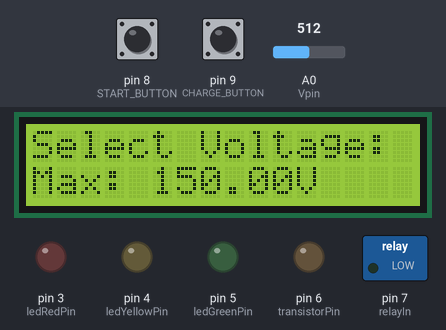
This sketch was run on a simulated Arduino Uno, built with avr-gcc and run on an emulated ATmega328P. On the bench: 16×2 character LCD, switched loads named in the sketch (green lamp = pin HIGH), output pins drawn as LEDs (lit = HIGH). The inputs (shaded band) are chosen by the test bench; at power-on: pin 9 (CHARGE_BUTTON) HIGH, pin 8 (START_BUTTON) HIGH, A0 (Vpin) = 512. What the sketch prints to the serial monitor is not drawn.

Above: at 1.2 s.
1.3 s: pin 9 (CHARGE_BUTTON) pulled LOW for 0.15 s
At 2.8 s:
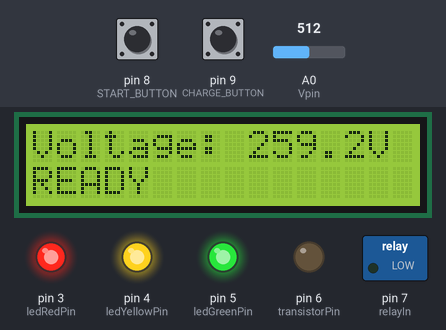
4.4 s: pin 9 (CHARGE_BUTTON) pulled LOW for 1 s
At 5.5 s:
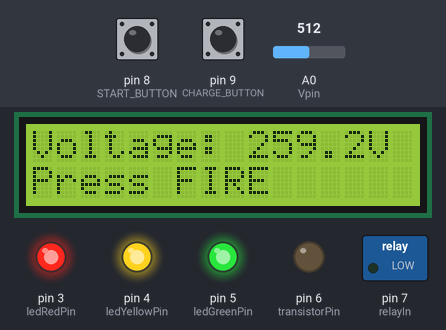
6.9 s: pin 8 (START_BUTTON) pulled LOW for 0.15 s
At 8.5 s:
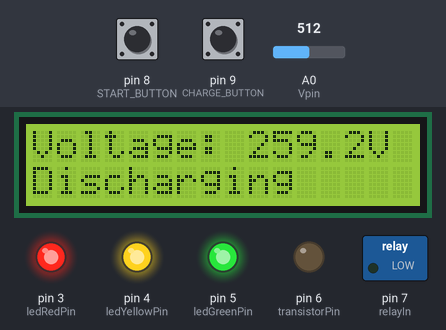
10.0 s: A0 (Vpin) set to 273
At 11.56 s:
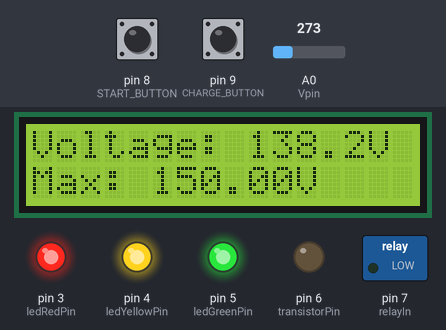
11.7 s: A0 (Vpin) set to 258
At 13.1 s:
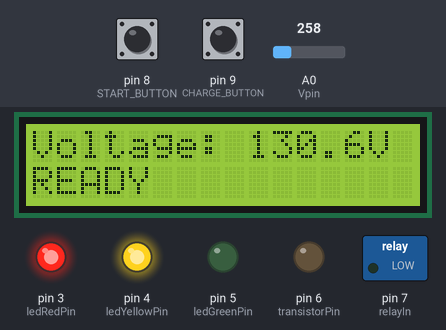
14.7 s: pin 9 (CHARGE_BUTTON) pulled LOW for 0.15 s
At 14.81 s:
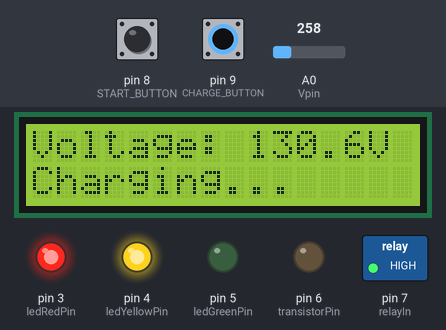
Timing chart, 0 to 17.4 s (numbered marks = the images above; inputs shaded):
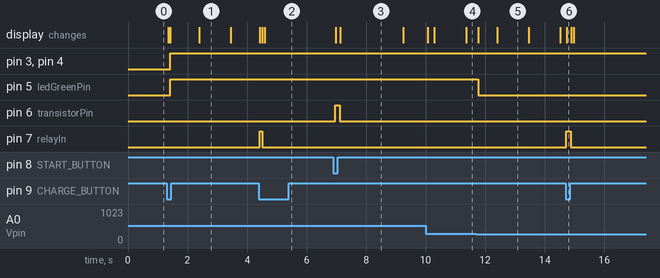

Measured:
- the behaviour switches between 267 and 266 on A0 (Vpin) (found by bisection; images 4 and 5)
- after the input at 1.3 s, pin 3 (ledRedPin), pin 4 (ledYellowPin), pin 5 (ledGreenPin): LOW → HIGH after 0.12 s; the display: first changes after 0.05 s (image 1 shows a later state)
- after the input at 4.4 s, pin 7 (relayIn): LOW → HIGH at once, → LOW 0.08 s later; the display: first changes at once (image 2 shows a later state)
- after the input at 6.9 s, pin 6 (transistorPin): LOW → HIGH after 0.06 s, → LOW 0.15 s later; the display: first changes after 0.07 s (image 3 shows a later state)
- after the input at 10.0 s, the display: changes after 0.07 s (image 4)
- after the input at 11.7 s, pin 5 (ledGreenPin): HIGH → LOW after 0.07 s; the display: first changes after 0.07 s (image 5 shows a later state)
- after the input at 14.7 s, pin 7 (relayIn): LOW → HIGH at once, → LOW 0.15 s later; the display: changes at once (image 6)

The sketch:

sketch.ino
```cpp
#include <Wire.h>
#include <LiquidCrystal_I2C.h>
#include <math.h>

LiquidCrystal_I2C lcd(0x27,16,2);
int Vpin = A0;
float totalResistance;
float arduinoResistance;
float arduinoAnlogVoltage;
float arduinoVoltage;
float trueVoltage;

// Напряжения для разных режимов
const float voltageLevels[] = {150.0, 200.0, 250.0, 300.0};
const int numVoltageLevels = 4;
int currentVoltageIndex = 0;
float maxVoltage = voltageLevels[currentVoltageIndex];

const size_t relayIn = 7;
const size_t START_BUTTON = 8;
const size_t CHARGE_BUTTON = 9;

int ledRedPin = 3;
int ledYellowPin = 4;
int ledGreenPin = 5;

enum SystemState {
  VOLTAGE_SELECT, // Выбор напряжения
  IDLE,           // Ожидание зарядки
  CHARGING,       // Зарядка
  CHARGED,        // Заряжено
  FIRING,        // Выстрел
  READY          // Готов к новой зарядке
};

SystemState currentState = VOLTAGE_SELECT;
bool lastChargeButtonState = HIGH;
bool lastStartButtonState = HIGH;

const int transistorPin = 6;

unsigned long firingStartTime = 0;
const unsigned long FIRING_DURATION = 100; // Длительность импульса выстрела (мс)
const unsigned long READY_DELAY = 1000;    // Задержка перед готовностью (мс)

// Переменные для мигания текста в состоянии READY
unsigned long lastDisplayChangeTime = 0;
const unsigned long DISPLAY_CHANGE_INTERVAL = 1000; // Интервал смены текста (мс)
bool showReadyText = true; // Флаг для определения, что показывать

// Флаг для предотвращения многократного срабатывания при долгом нажатии
bool fireButtonPressedInIdle = false;

void setup() {
  Serial.begin(9600);
  Serial.println("Program started");

  lcd.init();
  lcd.backlight();

  lcd.print("Select Voltage:");
  lcd.setCursor(0, 1);
  lcd.print("Max: ");
  lcd.print(maxVoltage);
  lcd.print("V     ");

  pinMode(transistorPin, OUTPUT);
  digitalWrite(transistorPin, LOW);

  pinMode(ledRedPin, OUTPUT);
  pinMode(ledYellowPin, OUTPUT);
  pinMode(ledGreenPin, OUTPUT);

  pinMode(relayIn, OUTPUT);
  digitalWrite(relayIn, LOW);

  pinMode(CHARGE_BUTTON, INPUT_PULLUP);
  pinMode(START_BUTTON, INPUT_PULLUP);

  lastDisplayChangeTime = millis();
}

void loop() {
  bool chargeButtonState = digitalRead(CHARGE_BUTTON);
  bool startButtonState = digitalRead(START_BUTTON);

  updateVoltage();

  controlLEDs();

  switch(currentState) {
    case VOLTAGE_SELECT:
      handleVoltageSelectState(startButtonState, chargeButtonState);
      break;

    case IDLE:
      handleIdleState(chargeButtonState, startButtonState);
      break;

    case CHARGING:
      handleChargingState(chargeButtonState);
      break;

    case CHARGED:
      handleChargedState(startButtonState);
      break;

    case FIRING:
      handleFiringState();
      break;

    case READY:
      handleReadyState();
      break;
  }

  // Сохраняем состояния кнопок для следующего цикла
  lastChargeButtonState = chargeButtonState;
  lastStartButtonState = startButtonState;

  delay(50);
}

void updateVoltage() {
  totalResistance = 1009750;
  arduinoResistance = 9750;
  arduinoAnlogVoltage = analogRead(Vpin);
  arduinoVoltage = arduinoAnlogVoltage / 1023 * 5.0;
  trueVoltage = arduinoVoltage * totalResistance / arduinoResistance;

  // Обновление дисплея (верхняя строка)
  if (currentState != VOLTAGE_SELECT) {
    lcd.setCursor(0, 0);
    lcd.print("Voltage: ");
    lcd.setCursor(9, 0);
    lcd.print(trueVoltage, 1);
    lcd.print("V   ");
  }
}

void controlLEDs() {
  // В состоянии выбора напряжения все светодиоды выключены
  if (currentState == VOLTAGE_SELECT) {
    digitalWrite(ledRedPin, LOW);
    digitalWrite(ledYellowPin, LOW);
    digitalWrite(ledGreenPin, LOW);
    return;
  }

  // Красный светодиод - есть любое напряжение
  if (trueVoltage > 0.1) {
    digitalWrite(ledRedPin, HIGH);
  } else {
    digitalWrite(ledRedPin, LOW);
  }

  // Желтый светодиод - напряжение > 50% от максимального
  if (trueVoltage > 0.5 * maxVoltage) {
    digitalWrite(ledYellowPin, HIGH);
  } else {
    digitalWrite(ledYellowPin, LOW);
  }

  // Зеленый светодиод - напряжение > 90% от максимального
  if (trueVoltage > 0.9 * maxVoltage) {
    digitalWrite(ledGreenPin, HIGH);
  } else {
    digitalWrite(ledGreenPin, LOW);
  }
}

void updateReadyDisplay() {
  // Проверяем, нужно ли обновить дисплей
  if (millis() - lastDisplayChangeTime >= DISPLAY_CHANGE_INTERVAL) {
    lastDisplayChangeTime = millis();
    showReadyText = !showReadyText; // Переключаем флаг

    lcd.setCursor(0, 1);
    lcd.print("                "); // Очищаем строку

    if (showReadyText) {
      lcd.setCursor(0, 1);
      lcd.print("READY");
    } else {
      lcd.setCursor(0, 1);
      lcd.print("Max: ");
      lcd.print(maxVoltage);
      lcd.print("V");
    }
  }
}

void handleVoltageSelectState(bool startButtonState, bool chargeButtonState) {

  if (startButtonState == LOW && lastStartButtonState == HIGH) {
    // Переключаем на следующий уровень напряжения
    currentVoltageIndex = (currentVoltageIndex + 1) % numVoltageLevels;
    maxVoltage = voltageLevels[currentVoltageIndex];

    Serial.print("Voltage level changed to: ");
    Serial.println(maxVoltage);

    // Обновляем дисплей
    lcd.setCursor(0, 1);
    lcd.print("Max: ");
    lcd.print(maxVoltage);
    lcd.print("V     ");

    // Мигаем зеленым светодиодом для индикации изменения
    digitalWrite(ledGreenPin, HIGH);
    delay(100);
    digitalWrite(ledGreenPin, LOW);
  }

  // Нажатие кнопки зарядки подтверждает выбор и переходит к режиму IDLE
  if (chargeButtonState == LOW && lastChargeButtonState == HIGH) {
    currentState = IDLE;
    fireButtonPressedInIdle = false; // Сбрасываем флаг
    Serial.println("Voltage selected, going to IDLE mode");

    // Обновляем дисплей для состояния IDLE
    lcd.clear();
    lcd.print("Voltage: ");
    lcd.setCursor(9, 0);
    lcd.print("0.0V   ");
    updateReadyDisplay();
  }
}

void handleIdleState(bool chargeButtonState, bool startButtonState) {
  // В состоянии IDLE показываем чередующийся текст
  updateReadyDisplay();

  // Нажатие кнопки выстрела в состоянии IDLE - переход к выбору напряжения
  if (startButtonState == LOW && lastStartButtonState == HIGH) {
    if (!fireButtonPressedInIdle) {
      fireButtonPressedInIdle = true;

      // Переходим к выбору напряжения
      currentState = VOLTAGE_SELECT;
      Serial.println("Going to voltage select mode from IDLE");

      // Обновляем дисплей
      lcd.clear();
      lcd.print("Select Voltage:");
      lcd.setCursor(0, 1);
      lcd.print("Max: ");
      lcd.print(maxVoltage);
      lcd.print("V     ");

      return; // Выходим, чтобы не обрабатывать нажатие кнопки зарядки
    }
  }

  // Сброс флага, когда кнопка отпущена
  if (startButtonState == HIGH) {
    fireButtonPressedInIdle = false;
  }

  // Нажатие кнопки зарядки (только если кнопка выстрела не была нажата)
  if (chargeButtonState == LOW && lastChargeButtonState == HIGH && !fireButtonPressedInIdle) {
    digitalWrite(relayIn, HIGH); // Включаем реле зарядки
    currentState = CHARGING;
    Serial.println("Charging started");

    lcd.setCursor(0, 1);
    lcd.print("Charging...  ");
  }
}

void handleChargingState(bool chargeButtonState) {
  // Отпускание кнопки зарядки
  if (chargeButtonState == HIGH && lastChargeButtonState == LOW) {
    digitalWrite(relayIn, LOW); // Выключаем реле зарядки
    currentState = CHARGED;
    Serial.println("Charging stopped");

    lcd.setCursor(0, 1);
    lcd.print("Charged      ");
  }

  // Автоматический переход при полной зарядке
  if (trueVoltage > 0.95 * maxVoltage) {
    digitalWrite(relayIn, LOW);
    currentState = CHARGED;
    Serial.println("Auto: Charging complete");

    lcd.setCursor(0, 1);
    lcd.print("Charged      ");
  }
}

void handleChargedState(bool startButtonState) {
  lcd.setCursor(0, 1);
  lcd.print("Press FIRE   ");

  // Нажатие кнопки выстрела
  if (startButtonState == LOW && lastStartButtonState == HIGH) {
    currentState = FIRING;
    firingStartTime = millis();

    // Активация выстрела
    digitalWrite(transistorPin, HIGH);
    Serial.println("Firing!");

    lcd.setCursor(0, 1);
    lcd.print("FIRING!      ");
  }
}

void handleFiringState() {
  // Проверяем, прошло ли время выстрела
  if (millis() - firingStartTime >= FIRING_DURATION) {
    digitalWrite(transistorPin, LOW); // Выключаем транзистор
    Serial.println("Firing complete");

    currentState = READY;
    firingStartTime = millis(); // Сбрасываем таймер для состояния READY

    lcd.setCursor(0, 1);
    lcd.print("Discharging  ");
  }
}

void handleReadyState() {
  // В состоянии READY показываем "Discharging"
  lcd.setCursor(0, 1);
  lcd.print("Discharging  ");

  // Ждем указанное время перед переходом в IDLE
  if (millis() - firingStartTime >= READY_DELAY) {
    // Сбрасываем все флаги
    digitalWrite(relayIn, LOW);
    digitalWrite(transistorPin, LOW);

    // Сбрасываем таймер для дисплея
    lastDisplayChangeTime = millis();
    showReadyText = true;

    currentState = IDLE;
    fireButtonPressedInIdle = false; // Сбрасываем флаг
    Serial.println("System ready for new charge");
  }
}
```
